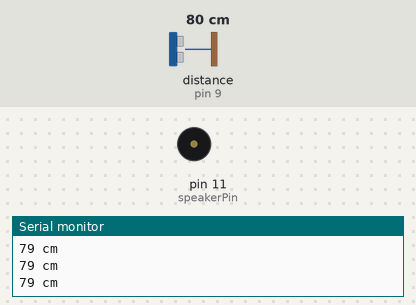
This sketch was run on a simulated Arduino Uno, built with avr-gcc and run on an emulated ATmega328P. Parts: buzzer (waves = sounding), the last lines printed to the serial monitor. Wiring (inferred from the names in the program): ultrasonic range finder: trigger pin 8; echo pin 9. Inputs (shaded band) come from the test bench; at power-on: distance to the obstacle (sensor on pin 9) 80 cm. The echo pulse lasts 58.3 µs per cm.

Above: at 1.3 s.
1.4 s: distance to the obstacle (sensor on pin 9) set to 97 cm
4.4 s: distance to the obstacle (sensor on pin 9) set to 104 cm
At 5.4 s:
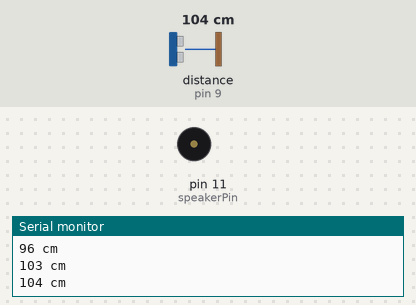
5.9 s: distance to the obstacle (sensor on pin 9) set to 2 cm
At 6.8 s:
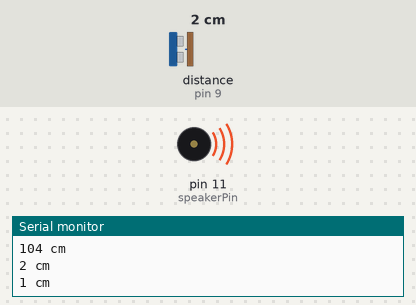
7.5 s: distance to the obstacle (sensor on pin 9) set to 27 cm
9.0 s: distance to the obstacle (sensor on pin 9) set to 34 cm
At 9.75 s:
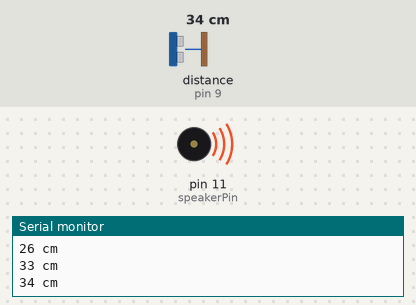
Timing chart, 0 to 13.0 s (numbered marks = the images above; inputs shaded):
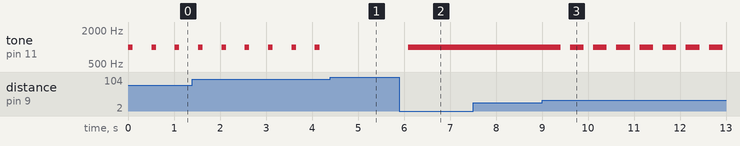

The sketch:

_Distance_Sound.ino
```cpp
/*
衝突防止プラグラム
 HC-SR04 Ping distance sensor]
 VCC to arduino 5v GND to arduino GND
 Echo to Arduino pin 9 Trig to Arduino pin 8
 More info at: http://goo.gl/kJ8Gl
 */
const int speakerPin = 11;
#define trigPin 8
#define echoPin 9

void setup() {
  Serial.begin (9600);
  pinMode(trigPin, OUTPUT);
  pinMode(echoPin, INPUT);
  pinMode(speakerPin, OUTPUT);
}

void loop() {
  int duration, distance;
  digitalWrite(trigPin, HIGH);
  delayMicroseconds(1000);
  digitalWrite(trigPin, LOW);
  duration = pulseIn(echoPin, HIGH);
  distance = (duration/2) / 29.1;
  //範囲外
  if (distance >= 200 || distance <= 0){
    Serial.println("Out of range");
  }
  //50~100cm
  else if(50 <= distance && distance < 100) {
    tone(speakerPin, 1000, 100);
    Serial.print(distance);
    Serial.println(" cm");
    }
   //30~50cm
  else if(30 <= distance && distance < 50) {
    tone(speakerPin, 1000, 300);
    Serial.print(distance);
    Serial.println(" cm");
    }
    //~30cm
   else if(distance < 30) {
    tone(speakerPin, 1000, 1000);
    Serial.print(distance);
    Serial.println(" cm");
  }
  else {
    Serial.print(distance);
    Serial.println(" cm");
  }
  delay(500);
}
```

Measured:
- the behaviour switches between 100 and 101 cm on distance to the obstacle (sensor on pin 9) (found by bisection; images 0 and 1)
- the behaviour switches between 30 and 31 cm on distance to the obstacle (sensor on pin 9) (found by bisection; images 2 and 3)
- after the input at 4.4 s, tone on pin 11 (speakerPin): stops changing and stays silent
- after the input at 5.9 s, tone on pin 11 (speakerPin): silent → 1000 Hz after 0.19 s
- after the input at 9.0 s, tone on pin 11 (speakerPin): alternates 1000 Hz for 0.30 s and silent for 0.20 s, starting after 0.41 s
- by itself, tone on pin 11 (speakerPin): alternates 1000 Hz for 0.10 s and silent for 0.41 s
